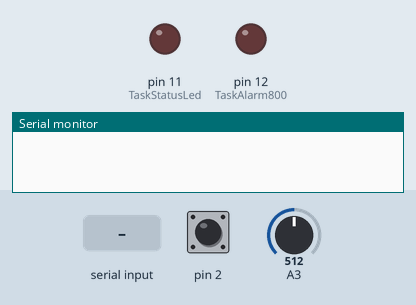
Bench run of a sketch on a simulated Arduino Uno, built with avr-gcc and run on an emulated ATmega328P. On the bench: output pins drawn as LEDs (lit = HIGH), the last lines printed to the serial monitor. Dashed ring = blinking. The test bench sets the inputs (shaded band); at power-on: pin 2 LOW, A3 = 512.

Above: at 1.2 s.
1.3 s: pin 2 driven HIGH
At 1.55 s:
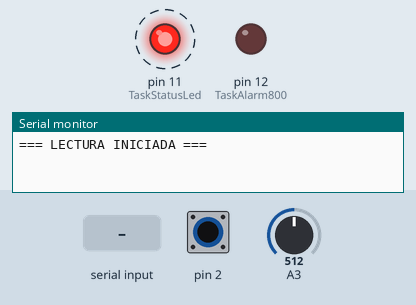
4.3 s: A3 set to 789
7.3 s: A3 set to 811
At 8.21 s:
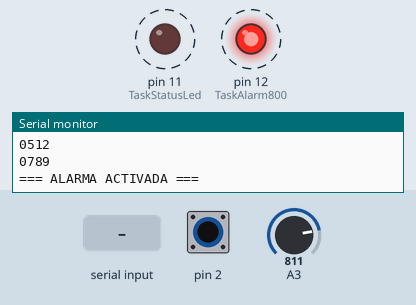
10.3 s: "T" received over Serial
At 10.69 s:
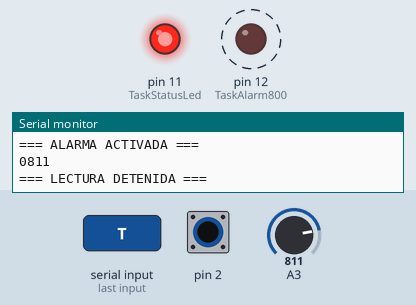
Timing chart, 0 to 13.3 s (numbered marks = the images above; inputs shaded):
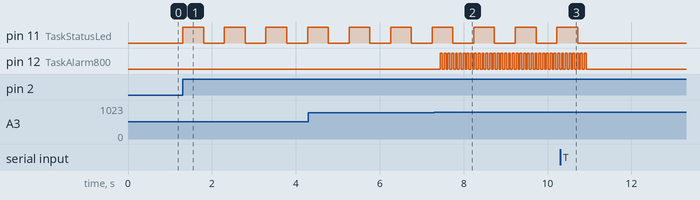

The sketch:

arduino.ino
```cpp
#include <Arduino_FreeRTOS.h>
#include <semphr.h> // Librería específica para usar Semáforos y Mutex

void TaskReadLDR(void *pvParameters);       // Task Lectura de intensidad Luminica
void TaskSendLDR(void *pvParameters);       // Task Envio de intensidad Luminica
void TaskControlButton(void *pvParameters); // Task control de boton
void TaskStatusLed(void *pvParameters);     // Task Parpadeo led 11
void TaskAlarm800(void *pvParameters);      // Task Alarma LDR > 800
void TaskReceiveSerial(void *pvParameters); // Task Recibir toggle del servidor
void buttonISR();

// controlador del semaforo mutex del puerto serial
SemaphoreHandle_t xSerialSemaphore;

// controlador del semaforo para comunicar la ISR con la tarea
SemaphoreHandle_t xBotonSemaphore;

// variable de estado para saber si esta activa la lectura del LDR
volatile bool lecturaActivada = false;
volatile bool alarmaActivada = false;

// varible global del valorLDR
volatile int valorLDR = 0;

void setup()
{
    Serial.begin(9600);

    // Boton para frenar la lectura y envio de valor del sensor LDR
    pinMode(2, INPUT);

    if (xBotonSemaphore == NULL)
    {
        xBotonSemaphore = xSemaphoreCreateBinary(); // creamos semaforo binario
    }

    if (xSerialSemaphore == NULL)
    {
        xSerialSemaphore = xSemaphoreCreateMutex(); // creamos semaforo mutex
    }

    // seteamos las tareas ---------------------
    xTaskCreate(TaskReadLDR, "Lectura", 80, NULL, 2, NULL);
    xTaskCreate(TaskSendLDR, "Envio", 90, NULL, 2, NULL);
    xTaskCreate(TaskControlButton, "Boton", 80, NULL, 3, NULL);
    xTaskCreate(TaskStatusLed, "Led11", 70, NULL, 2, NULL);
    xTaskCreate(TaskAlarm800, "Led12", 70, NULL, 2, NULL);
    xTaskCreate(TaskReceiveSerial, "Recibir", 80, NULL, 2, NULL);

    attachInterrupt(digitalPinToInterrupt(2), buttonISR, RISING);
}

void loop()
{
}

/*---------------------- Tasks ---------------------*/
void TaskReadLDR(void *pvParameters)
{
    (void)pvParameters;

    // Init pines
    pinMode(A3, INPUT);

    // for loop
    for (;;)
    {

        if (lecturaActivada == true)
        {
            const int valorLDR_now = analogRead(A3);

            taskENTER_CRITICAL();
            valorLDR = valorLDR_now;
            taskEXIT_CRITICAL();

            if ((valorLDR_now >= 800) && (alarmaActivada == false))
            {
                alarmaActivada = true;
                // Trata de tomar el semaforo por 5 ticks
                if (xSemaphoreTake(xSerialSemaphore, (TickType_t)5) == pdTRUE)
                {
                    Serial.println("=== ALARMA ACTIVADA ===");
                    xSemaphoreGive(xSerialSemaphore); // Liberamos el semaforo
                }
            }
            else if (valorLDR_now < 800)
            {
                alarmaActivada = false;
            }
        }
        else
        {
            alarmaActivada = false;
        }

        vTaskDelay(500 / portTICK_PERIOD_MS); // 50 ms
    }
}

void TaskSendLDR(void *pvParameters)
{
    (void)pvParameters;

    // for loop
    for (;;)
    {
        if (lecturaActivada == true)
        {
            char bufferLDR[5];

            taskENTER_CRITICAL();
            int tempVal = valorLDR;
            taskEXIT_CRITICAL();

            bufferLDR[0] = (tempVal / 1000) + '0';
            bufferLDR[1] = ((tempVal / 100) % 10) + '0';
            bufferLDR[2] = ((tempVal / 10) % 10) + '0';
            bufferLDR[3] = (tempVal % 10) + '0';
            bufferLDR[4] = '\0'; // Fin de cadena

            // Trata de tomar el semaforo por 5 ticks
            if (xSemaphoreTake(xSerialSemaphore, (TickType_t)5) == pdTRUE)
            {
                Serial.println(bufferLDR);
                xSemaphoreGive(xSerialSemaphore); // Liberamos el semaforo
            }
        }

        vTaskDelay(3000 / portTICK_PERIOD_MS); // 3 segundos
    }
}

void TaskControlButton(void *pvParameters)
{
    (void)pvParameters;
    for (;;)
    {
        // Intenta tomar el semaforo y espera infinitamente
        if (xSemaphoreTake(xBotonSemaphore, portMAX_DELAY) == pdTRUE)
        {
            // Alguien apreto el boton -> Recibe el ISR
            lecturaActivada = !lecturaActivada;

            if (xSemaphoreTake(xSerialSemaphore, (TickType_t)10) == pdTRUE)
            {
                if (lecturaActivada)
                {
                    Serial.println("=== LECTURA INICIADA ===");
                }
                else
                {
                    Serial.println("=== LECTURA DETENIDA ===");
                }
                xSemaphoreGive(xSerialSemaphore);
            }

            vTaskDelay(50 / portTICK_PERIOD_MS); // 50 ms
        }
    }
}

void TaskStatusLed(void *pvParameters)
{
    (void)pvParameters;

    // Init pines
    pinMode(11, OUTPUT);

    // for loop
    for (;;)
    {

        if (lecturaActivada == true)
        {
            digitalWrite(11, HIGH);
            vTaskDelay(500 / portTICK_PERIOD_MS); // 500 ms
            digitalWrite(11, LOW);
            vTaskDelay(500 / portTICK_PERIOD_MS); // 500 ms
        }
        else
        {
            digitalWrite(11, LOW);
            vTaskDelay(50 / portTICK_PERIOD_MS); // 50 ms
        }
    }
}

void TaskAlarm800(void *pvParameters)
{
    (void)pvParameters;
    pinMode(12, OUTPUT);

    for (;;)
    {
        if (alarmaActivada == true)
        {
            digitalWrite(12, HIGH);
            vTaskDelay(50 / portTICK_PERIOD_MS);
            digitalWrite(12, LOW);
            vTaskDelay(50 / portTICK_PERIOD_MS);
        }
        else
        {
            digitalWrite(12, LOW);
            vTaskDelay(50 / portTICK_PERIOD_MS);
        }
    }
}

void TaskReceiveSerial(void *pvParameters)
{
    (void)pvParameters;

    for (;;)
    {
        if (xSemaphoreTake(xSerialSemaphore, (TickType_t)10) == pdTRUE)
        {

            if (Serial.available() > 0)
            {
                char req = Serial.read();
                if (req == 'T')
                {
                    xSemaphoreGive(xBotonSemaphore);
                }
            }
            xSemaphoreGive(xSerialSemaphore);
        }

        vTaskDelay(500 / portTICK_PERIOD_MS);
    }
}

/*---------------------- ISRs ---------------------*/
void buttonISR()
{
    // Variable estática para recordar cuándo fue la última vez que presionamos
    static unsigned long ultimoTiempoInterrupcion = 0;
    unsigned long tiempoActual = millis();

    // Filtro Anti-rebote: Si pasaron menos de 250ms desde el último toque, lo ignoramos
    if (tiempoActual - ultimoTiempoInterrupcion > 250)
    {
        // para saber si al dar el semáforo
        // despertamos a una tarea más importante que la que estaba corriendo.
        BaseType_t xHigherPriorityTaskWoken = pdFALSE;

        // damos el semaforo
        xSemaphoreGiveFromISR(xBotonSemaphore, &xHigherPriorityTaskWoken);

        // Actualizamos el reloj para el próximo toque
        ultimoTiempoInterrupcion = tiempoActual;

        // Si despertamos a una tarea de mayor prioridad, forzamos un cambio de contexto inmediato
        if (xHigherPriorityTaskWoken == pdTRUE)
        {
            portYIELD_FROM_ISR();
        }
    }
}
```

Measured:
- the behaviour switches between 799 and 800 on A3 (found by bisection; images 1 and 2)
- after the input at 1.3 s, pin 11 (TaskStatusLed): alternates HIGH for 0.50 s and LOW for 0.50 s, starting at once
- after the input at 7.3 s, pin 12 (TaskAlarm800): alternates HIGH for 0.05 s and LOW for 0.05 s, starting after 0.15 s
- after the input at 10.3 s, pin 11 (TaskStatusLed): goes on until 10.7 s, then stays LOW; pin 12 (TaskAlarm800): goes on until 10.9 s, then stays LOW
